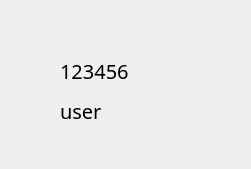
<?xml version="1.0" encoding="UTF-8"?>
<ui version="4.0">
 <class>myDialog</class>
 <widget class="QDialog" name="myDialog">
  <property name="geometry">
   <rect>
    <x>0</x>
    <y>0</y>
    <width>251</width>
    <height>169</height>
   </rect>
  </property>
  <property name="windowTitle">
   <string>Dialog</string>
  </property>
  <widget class="QLabel" name="label">
   <property name="geometry">
    <rect>
     <x>60</x>
     <y>50</y>
     <width>121</width>
     <height>41</height>
    </rect>
   </property>
   <property name="font">
    <font>
     <family>黑体</family>
     <pointsize>15</pointsize>
    </font>
   </property>
   <property name="text">
    <string>123456</string>
   </property>
  </widget>
  <widget class="QLabel" name="label_2">
   <property name="geometry">
    <rect>
     <x>60</x>
     <y>90</y>
     <width>121</width>
     <height>41</height>
    </rect>
   </property>
   <property name="font">
    <font>
     <family>黑体</family>
     <pointsize>15</pointsize>
    </font>
   </property>
   <property name="text">
    <string>user</string>
   </property>
  </widget>
 </widget>
 <resources/>
 <connections/>
</ui>
